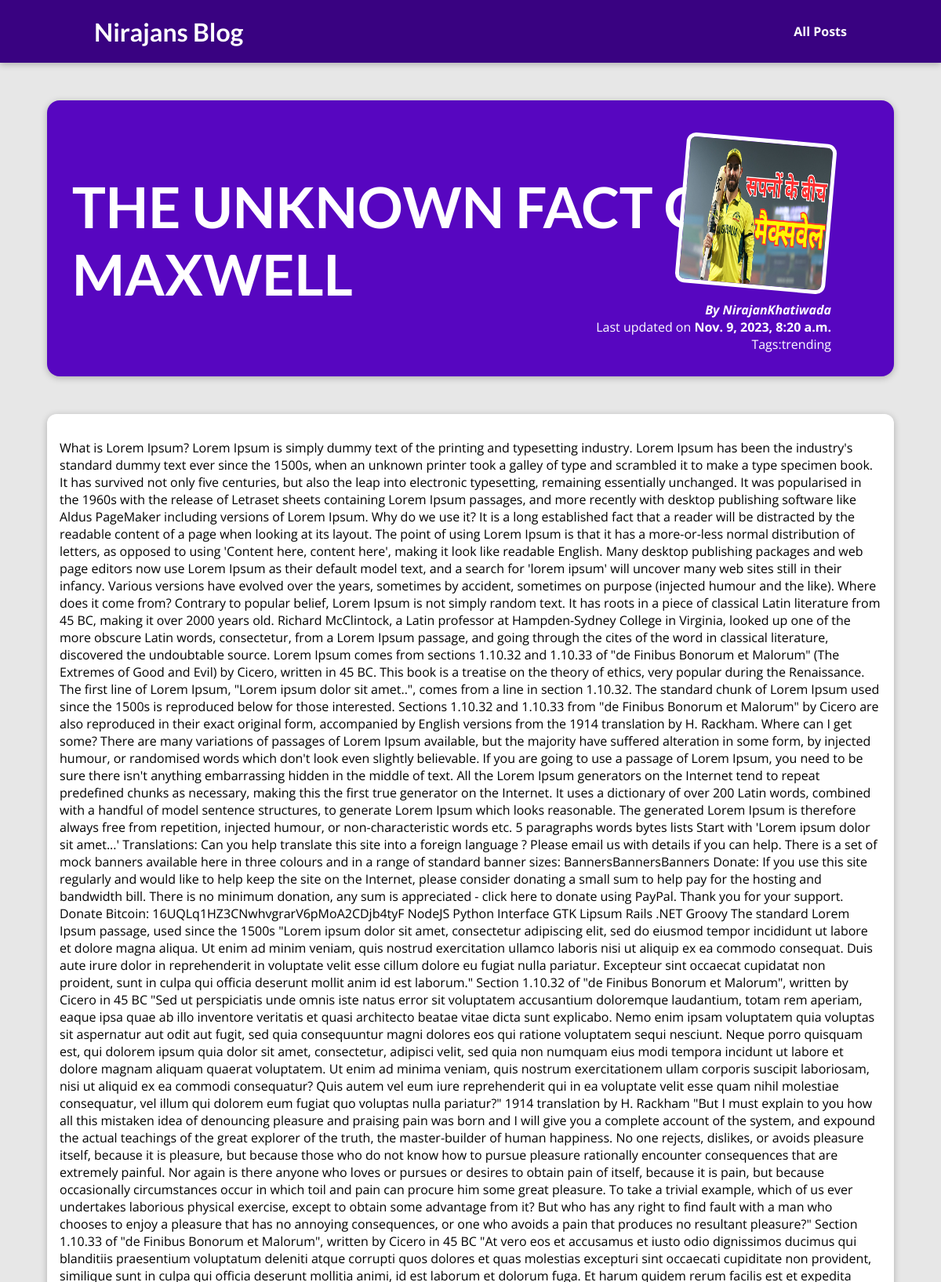
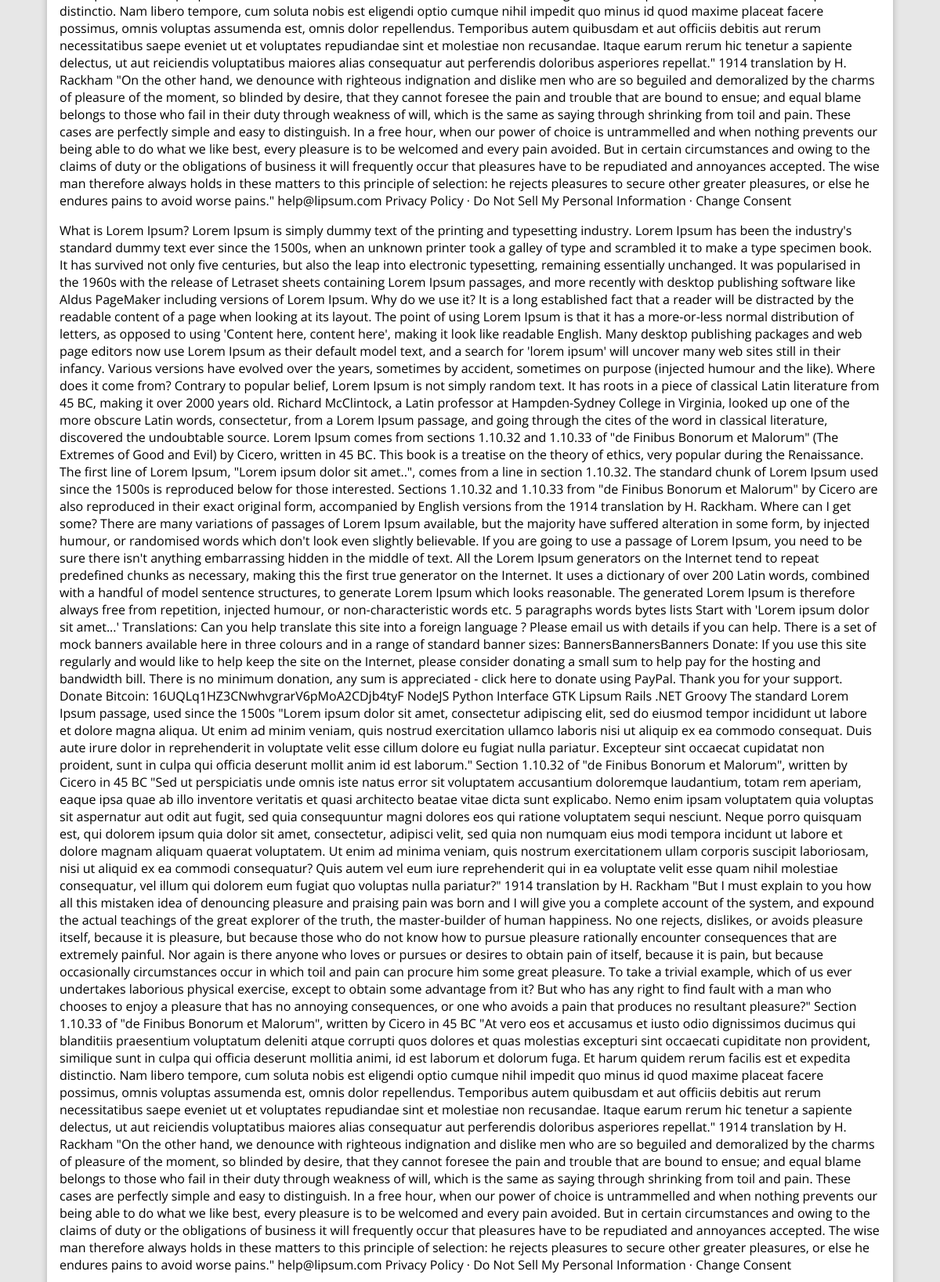
The page /post/the-unknown-fact-of-maxwell/ (upper part) on the database its author committed (2 pictures, top to bottom).
### blog/models.py (models this page shows, shortened)
class Post(models.Model):
    title=models.CharField(max_length=50)
    excerpt=models.CharField(max_length=250,null=True)
    date=models.DateTimeField(auto_now_add=True,editable=False)
    slug=models.SlugField(primary_key=True,db_index=True,blank=True)
    content=models.TextField(null=True,blank=True)
    author=models.ForeignKey(Author,on_delete=models.SET_DEFAULT,related_name="author_query",default="No Author",db_constraint=False)
    caption=models.ManyToManyField(Tag,related_name="lol")
    image=models.ImageField(upload_to="image",max_length=200,null=True)

class Author(models.Model):
    Fname=models.CharField(max_length=50)
    Lname=models.CharField(max_length=50)
    email=models.EmailField(max_length=254)
    def __str__(self):
        return f'{self.Fname}{self.Lname}'

class Tag(models.Model):
    Caption=models.CharField(max_length=50)
    def __str__(self):
        return f'{self.Caption}'

### blog/views.py (the view)
# urls.py: path("post/<slug:slug>/",views.parameter_post_page,name="postpage"),
def parameter_post_page(request,slug):
    for x in Post.objects.all().order_by("-date"):
        print(x.author)
        if x.slug==slug:
            return render(request,"blog/postdetain_page.html",{'data':x,'tags':x.caption.all()})
    raise Http404()

### blog/templates/blog/postdetain_page.html (shortened to what this page needs)
{%extends 'base.html'%}
{%load static%}
{%block cssfile%}
<link rel="stylesheet" href="{%static 'blog/css/all-post.css'%}">
<link rel="stylesheet" href="{%static 'blog/css/post.css'%}">
<link rel="stylesheet" href="{%static 'blog/css/index.css'%}">
<link rel="stylesheet" href="{%static 'blog/css/post-detail.css'%}">
{%endblock%}
{%block content%}
<section id="summary">
    <h2>{{data.title}}</h2>
    <article>
      <img src="{{data.image.url}}" alt="Post Title" />
      <address>By {{data.author}}</address>
      <div>Last updated on <time>{{data.date}}</time></div>
      <div>Tags:{%for x in tags%}{{x}}{%endfor%}</div>
    </article>
  </section>
  <main>
    <p>
    {{data.content}}
    </p>
    <p>
      {{data.content}}
    </p>
  </main>
{%endblock%}

### static/css/index.css (style rules this page uses)
* { box-sizing: border-box; }
html { font-family: 'Open Sans', 'Lato', sans-serif; }
body { margin: 0; }
h1, h2, h3 { font-family: 'Lato', sans-serif; font-weight: bold; }

### blog/static/blog/css/all-post.css (style rules this page uses)
body { background-color: #e7e7e7; }

### blog/static/blog/css/post-detail.css (style rules this page uses)
body { background-color: #e7e7e7; }
#summary { margin: 8rem auto 3rem auto; padding: 2rem; width: 90%; max-width: 90rem; border-radius: 16px; background-color: #5706c0; position: relative; box-shadow: 0 2px 8px rgba(0, 0, 0, 0.25); height: 22rem; }
#summary h2 { color: white; font-size: 4.5rem; }
#summary article { position: absolute; top: 2rem; right: 3rem; padding: 1rem 2rem; border-radius: 12px; text-align: right; color: white; }
#summary article img { width: 12rem; height: 12rem; border-radius: 12px; transform: rotateZ(5deg); border: 5px solid white; margin-bottom: 1rem; }
#summary address { font-weight: bold; }
#summary time { font-weight: bold; }
main { width: 90%; max-width: 90rem; margin: 3rem auto; background-color: white; padding: 1rem; border-radius: 12px; box-shadow: 0 2px 8px rgba(0, 0, 0, 0.25); }

### rows shown on the page
Post: title "THE UNKNOWN FACT OF MAXWELL", image (picture), author "NirajanKhatiwada", date "Nov. 9, 2023, 8:20 a.m.", content "What is Lorem Ipsum? Lorem Ipsum is simply dummy text of the printing and typesetting industry. Lorem Ipsum has been the industry's standard dummy text ever since the 1500s, when an unknown printer took a galley of type and scrambled it to make a type specimen book. It has survived not only five centuries, but also the leap into electronic typesetting, remaining essentially unchanged. It was popularised in the 1960s with the release of Letraset sheets containing Lorem Ipsum passages, and more recently with desktop publishing software like Aldus PageMaker including versions of Lorem Ipsum. Why do we use it? It is a long established fact that a reader will be distracted by the readable…"
Tag: Caption "trending"
